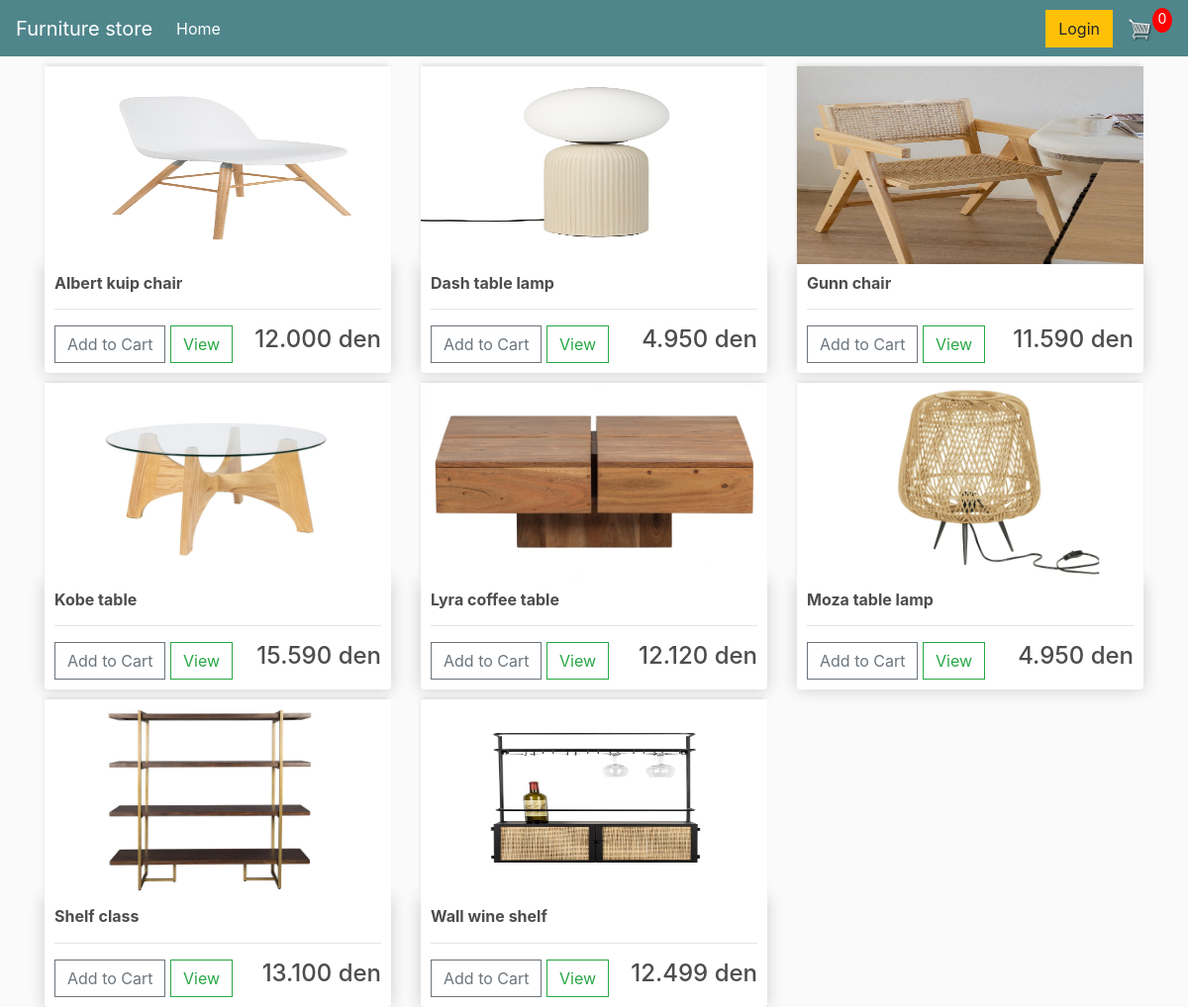
The page / on the database its author committed.
### store/models.py (models this page shows, shortened)
class Product(models.Model):
    name = models.CharField(max_length=200, null=True)
    price = models.FloatField()
    digital = models.BooleanField(default=False,null=True,blank=False)
    image = models.ImageField(null=True,blank=True)
    @property
    def imageURL(self):
        try:
            url = self.image.url
        except:
            url = ''
        return url

### store/views.py (the view)
# urls.py: path('', include('store.urls'))
def store(request):
    products = Product.objects.all()
    context = {'products':products}
    return render(request, 'store/store.html', context)

### store/templates/store/store.html (shortened to what this page needs)
<!DOCTYPE html>
{% extends 'store/main.html' %}
{% load static %}
{% block content %}
<html lang="en">
<head>
    {% load static %}
    <link rel="stylesheet" type="text/css" href="{% static 'css/main.css' %}">
</head>
<body>
   <div class="row">
   {% for product in products %}
        <div class="col-lg-4">
            <img class="thumbnail" src="{{ product.imageURL }}">
            <div class="box-element product">
                <h6><strong>{{ product.name }}</strong></h6>
                <hr>
                <button data-product ="{{ product.id }}" data-action="add" class="btn btn-outline-secondary add-btn update-cart">Add to Cart</button>
                <a class="btn btn-outline-success" href="#">View</a>
                <h4 style="display: inline-block;float: right">{{ product.price|floatformat:3 }} den</h4>
            </div>
        </div>
{% endfor %}
   </div>
{% endblock content %}

### store/templates/store/main.html (shortened to what this page needs)
<!DOCTYPE html>
{% load static %}
<html lang="en">
<head>
    <link rel="stylesheet" href="https://stackpath.bootstrapcdn.com/bootstrap/4.4.1/css/bootstrap.min.css">
    <link rel="stylesheet" type="text/css" href="{% static 'css/main.css' %}">
</head>
<body>
<nav class="navbar navbar-expand-lg navbar-dark bg-dark">
      <a class="navbar-brand" href="{% url 'store' %}">Furniture store</a>
      <div class="collapse navbar-collapse" id="navbarSupportedContent">
        <ul class="navbar-nav mr-auto">
          <li class="nav-item active">
            <a class="nav-link" href="{% url 'store' %}">Home <span class="sr-only">(current)</span></a>
          </li>
        </ul>
           <div class="form-inline my-2 my-lg-0">
	     	<a href="#"class="btn btn-warning">Login</a>
	     	<a href="{% url 'cart' %}">
	    		<img  id="cart-icon" src="{% static 'images/cart.png' %}">
	    	</a>
	    	<p id="cart-total">0</p>
	    </div>
      </div>
</nav>
<div class="container">
    {% block content %}
    {% endblock content %}
</div>
</body>
</html>

### static/css/main.css (style rules this page uses)
body { background-color: hsl(0, 0%, 98%); }
h1,h2,h3,h4,h5,h6 { color:hsl(0, 0%, 30%); }
.box-element { box-shadow:hsl(0, 0%, 80%) 0 0 16px; background-color: #fff; border-radius: 4px; padding: 10px; }
.thumbnail { width: 100%; height: 200px; -webkit-box-shadow: -1px -3px 5px -2px rgba(214,214,214,1); -moz-box-shadow: -1px -3px 5px -2px rgba(214,214,214,1); box-shadow: -1px -3px 5px -2px rgba(214,214,214,1); }
.product { border-radius: 0 0 4px 4px; }
.bg-dark { background-color: #4f868c!important; }
#cart-icon { width:25px; display: inline-block; margin-left: 15px; }
#cart-total { display: block; text-align: center; color:#fff; background-color: red; width: 20px; height: 25px; border-radius: 50%; font-size: 14px; }
.col-lg-4, .col-lg-6, .col-lg-8, .col-lg-12 { margin-top: 10px; }
.btn { border-radius: 0; }

### rows shown on the page
Product: imageURL (picture), name "Albert kuip chair", price "12.000"
Product: imageURL (picture), name "Dash table lamp", price "4.950"
Product: imageURL (picture), name "Gunn chair", price "11.590"
Product: imageURL (picture), name "Kobe table", price "15.590"
Product: imageURL (picture), name "Lyra coffee table", price "12.120"
Product: imageURL (picture), name "Moza table lamp", price "4.950"
Product: imageURL (picture), name "Shelf class", price "13.100"
Product: imageURL (picture), name "Wall wine shelf", price "12.499"
